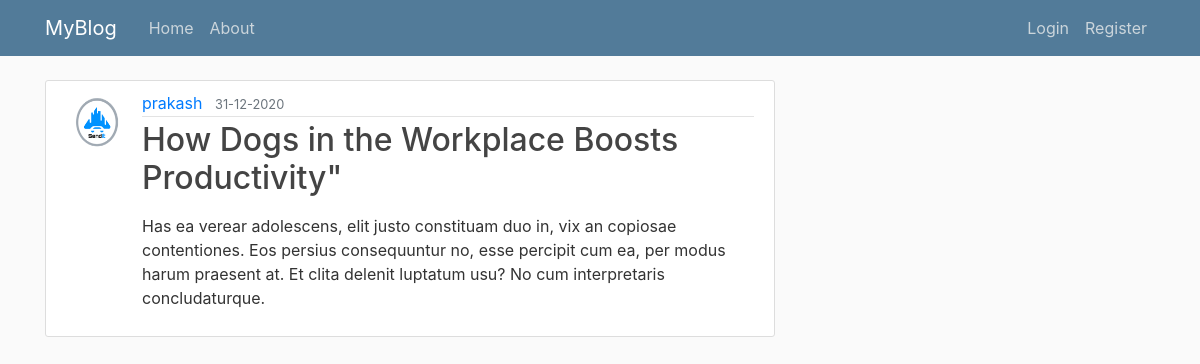
Screenshot of /post/8 with the database file from the repository.
### flask_blog/models.py (models this page shows, shortened)
class User(db.Model, UserMixin):
    id =db.Column(db.Integer, primary_key=True)
    username = db.Column(db.String(20), unique=True, nullable=False)
    email = db.Column(db.String(50), unique=True, nullable=False)
    image_file = db.Column(db.String(20), nullable=False, default='default.jpg')
    password = db.Column(db.String(60), nullable=False)
    posts = db.relationship('Post', backref='author', lazy=True)

class Post(db.Model):
    id =db.Column(db.Integer, primary_key=True)
    title = db.Column(db.String(100),nullable=False)
    date_posted = db.Column(db.DateTime, nullable=False, default = datetime.utcnow)
    content = db.Column(db.Text, nullable=False)
    user_id = db.Column(db.Integer, db.ForeignKey('user.id'), nullable=False)

### flask_blog/posts/routes.py (the view)
@posts.route('/post/<post_id>', methods=['GET','POST'])
def post(post_id):
    post = Post.query.get_or_404(post_id)
    return render_template('post.html', title=post.title, post=post)

### flask_blog/templates/post.html (shortened to what this page needs)
{%extends "layout.html"%}
{% block content %}
            <article class="media content-section">
                <img class="rounded-circle article-img" src="{{ url_for('static', filename='profile_pics/' + post.author.image_file) }}">
                <div class="media-body">
                    <div class="article-metadata">
                    <a class="mr-2" href="{{ url_for('users.user_posts', username=post.author.username) }}">{{ post.author.username }}</a>
                    <small class="text-muted">{{ post.date_posted.strftime('%d-%m-%Y') }}</small>
                    </div>
                    <h2 class="article-title">{{ post.title }}</h2>
                    <p class="article-content">{{ post.content|safe }}</p>
                </div>
            </article>
{% endblock content %}

### flask_blog/static/main.css (style rules this page uses)
body { background: #fafafa; color: #333333; margin-top: 5rem; }
h1, h2, h3, h4, h5, h6 { color: #444444; }
.content-section { background: #ffffff; padding: 10px 20px; border: 1px solid #dddddd; border-radius: 3px; margin-bottom: 20px; }
.article-title { color: #444444; }
.article-content { white-space: pre-line; }
.article-img { height: 60px; width: 60px; margin-right: 16px; }
.article-metadata { padding-bottom: 1px; margin-bottom: 4px; border-bottom: 1px solid #e3e3e3 }

### rows the page displays
User: image_file (picture), author.username "prakash"
Post: date_posted "31-12-2020", title "How Dogs in the Workplace Boosts Productivity\"", content "Has ea verear adolescens, elit justo constituam duo in, vix an copiosae contentiones. Eos persius consequuntur no, esse percipit cum ea, per modus harum praesent at. Et clita delenit luptatum usu? No cum interpretaris concludaturque."
